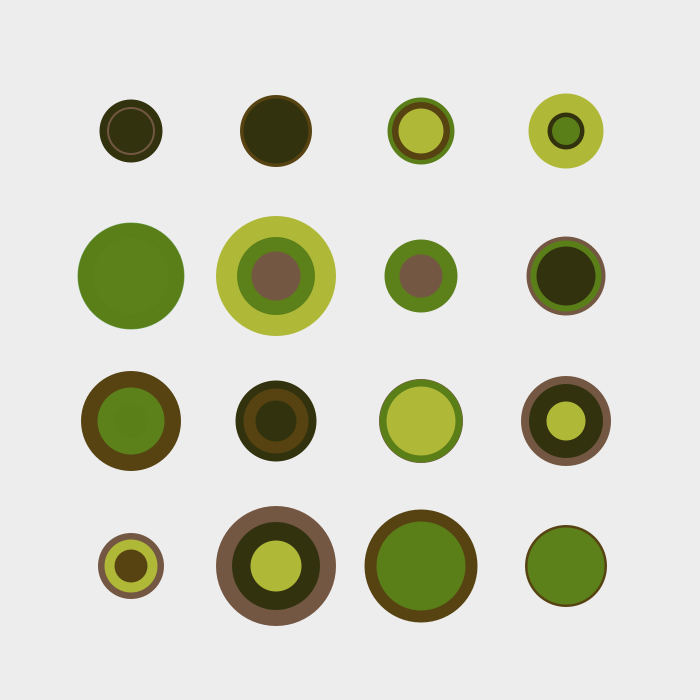
Frame 1 (no input)
Frame 60 (the mouse pressed at the canvas centre just before this capture): identical to frame 1, image omitted
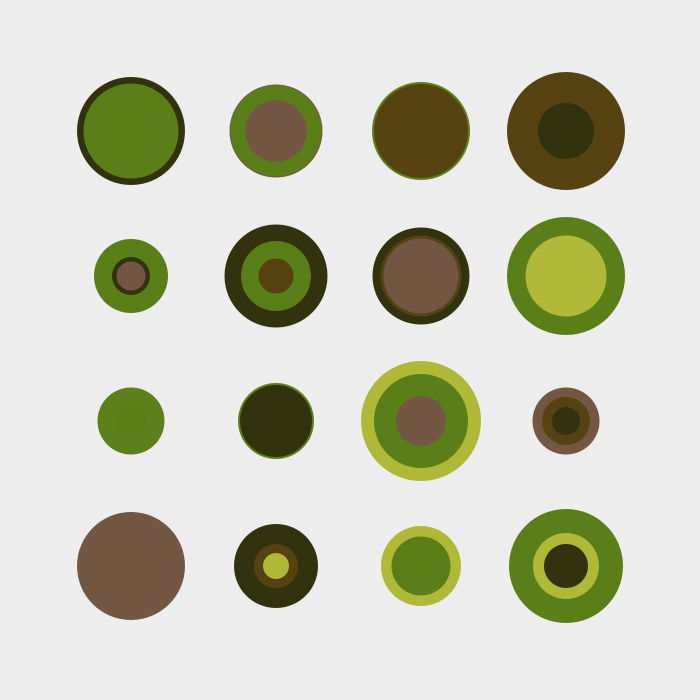
Frame 120 (the mouse held since frame 60 and released just before this capture)

The Processing sketch that drew these frames (run headless with seeded random() and noise(); from frame 60 on, the mouse is pressed at the canvas centre):

// Processing sketch: processing_143130
// ── processing_143130.pde

/*----------------------------------
 
 Copyright by Diana Lange 2014
 Don't use without any permission
 
 This sketch is based on:
 #450 Pupils of the world
 http://geometrydaily.tumblr.com/post/51642495789/450-pupils-of-the-world-a-new-minimal-geometric
 
 mail: kontakt@diana-lange.de
 web: diana-lange.de
 facebook: https://www.facebook.com/DianaLangeDesign
 flickr: http://www.flickr.com/photos/dianalange/collections/
 tumblr: http://dianalange.tumblr.com/
 twitter: http://twitter.com/DianaOnTheRoad
 ------------------------------*/

int margin;
int res = 4;
int padding;

color c [] = {
  #75a665, 
  #5c801a, 
  #5a7e18, 
  #735742, 
  #afb837, 
  #564311, 
  #32320e
};

void setup ()
{
  size (700, 700);
  smooth();

  frameRate (10);
  margin = width/10;
  padding = width /30;
  res = 4;
}

void draw ()
{
  background (237);
  randomSeed (year() + day() + hour() + minute() + (second ()/ 20 % 2));

  noStroke();

  int d = int ((width-2*margin-(res-1)*padding) /(float) res);
  int D = d;

  for (int x = margin; x < width-margin; x+=d+padding)
  {

    for (int y = margin; y < width-margin; y+=d+padding)
    {
      D = d;

      int [] cc = new int [3];

      int i = 0;

      while (i < cc.length)
      {
        int index = (int) random (c.length);

        boolean taken = false;

        for (int j = 0; j < i; j++)
        {
          if (cc[j] == index) 
          {
            taken = true;
            break;
          }
        }
        if (!taken)
        {
          D = (int) random (D/2, D);
          fill (c[index]);
          ellipse (x+d/2, y+d/2, D, D);
          i++;
        }
      }
    }
  }
}

void mouseDragged ()
{
  if (mouseButton == LEFT)
  {
    margin = (int) map (mouseX, 0, width, 0, width/3);
    padding = (int) map (mouseY, 0, width, 0, height/15);
  }
  else res = (int) map (mouseX, 0, width, 1, 50);
}

void keyPressed ()
{
  setup();
}
